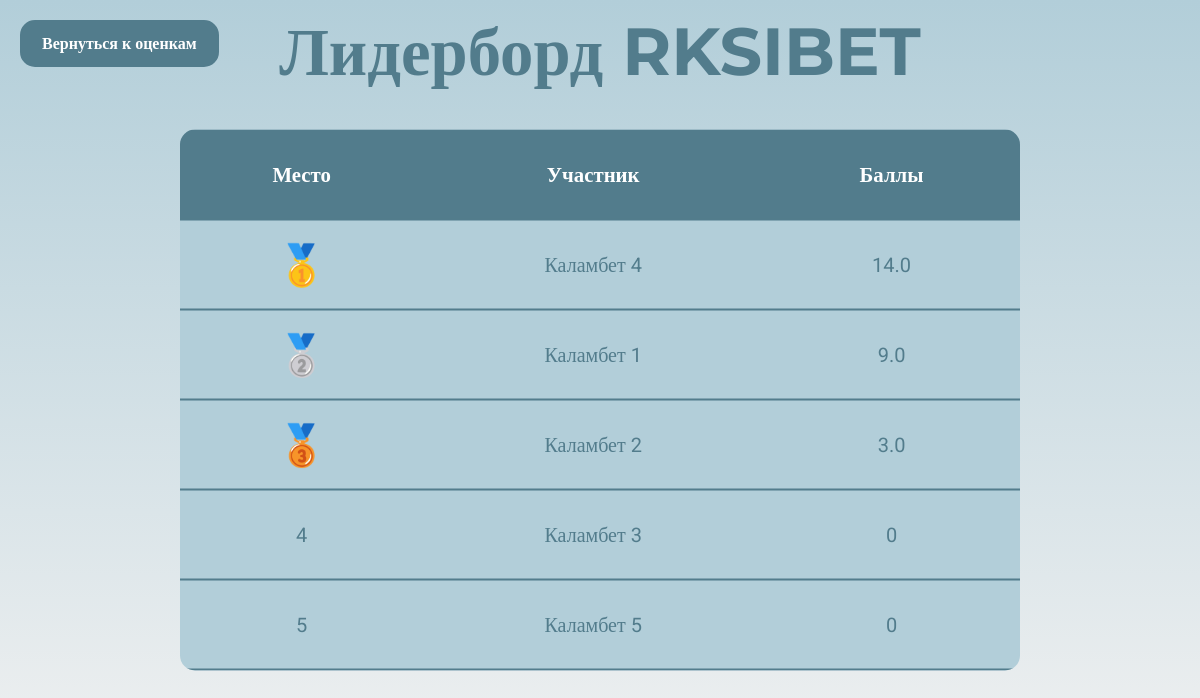
The app's page /leaderboard with its own data.
### tables this page shows
CREATE TABLE participants
                 (id INTEGER PRIMARY KEY, code TEXT, name TEXT);

### app.py (the view)
@app.route('/leaderboard')
def leaderboard():
    _, _, _, totals = get_scores()
    participants = get_db_connection().execute("SELECT * FROM participants ORDER BY id").fetchall()
    leaderboard = get_leaderboard(totals, participants)
    return render_template('leaderboard.html', leaderboard=leaderboard)

### app.py (called while the page is built)
def get_db_connection():
    conn = sqlite3.connect(DB, timeout=30)
    conn.row_factory = sqlite3.Row
    return conn

def get_leaderboard(totals, participants):
    leaderboard = []
    for p in participants:
        leaderboard.append({'name': p['name'], 'total': totals[p['id']]})
    leaderboard.sort(key=lambda x: x['total'], reverse=True)
    return leaderboard

### templates/leaderboard.html (shortened to what this page needs)
<!DOCTYPE html>
<html lang="ru">
<head>
<link rel="stylesheet" href="{{ url_for('static', filename='css/leaderboard.css') }}">
</head>
<body>
<a id="viewer-btn" href="{{ url_for('viewer') }}">Вернуться к оценкам</a>
<h1 id="banner">Лидерборд RKSIBET</h1>
<table id="leaderboard">
<tr>
    <th>Место</th>
    <th>Участник</th>
    <th>Баллы</th>
</tr>
{% for l in leaderboard %}
<tr id="lb-{{ l.name }}">
    <td>
        {% if loop.index == 1 %}<span class="medal">🥇</span>
        {% elif loop.index == 2 %}<span class="medal">🥈</span>
        {% elif loop.index == 3 %}<span class="medal">🥉</span>
        {% else %}{{ loop.index }}
        {% endif %}
    </td>
    <td>{{ l.name }}</td>
    <td>{{ l.total }}</td>
</tr>
{% endfor %}
</table>
</body>
</html>

### static/css/leaderboard.css (style rules this page uses)
body { background: linear-gradient(to top, #F2F2F2, #B2CED9); background-attachment: fixed; background-size: cover; min-height: 100vh; margin: 0; padding: 0; }
#banner { text-align: center; font-family: 'Montserrat'; color: #527C8C; font-size: 50pt; position: fixed; top: 0; left: 50%; transform: translateX(-50%); width: 100%; max-width: 1000px; padding: 10px; margin: 0 auto; }
#viewer-btn { position:absolute; top:20px; left:20px; width: auto; padding:12px 20px; background:#527C8C; color:#FFFFFF; font-family:'Roboto'; font-weight:bold; border:none; border-radius:15px; cursor:pointer; transition:0.6s; text-decoration: none; border: 2px #527C8C solid; }
table { justify-content: center; border-collapse:collapse; width:70%; max-width:900px; text-align:center; background:#B2CED9; border-radius:15px; overflow:hidden; position: fixed; top: 50%; left: 50%; transform: translate(-50%, -50%); }
th, td { padding:20px; border-bottom:2px solid #527C8C; transition: all 0.3s ease; font-family: 'Roboto'; color: #FFFFFF; }
th { background:#527C8C; font-size:1.3em; color:#FFFFFF; }
td { font-size:15pt; color: #527C8C; }
tr { height: 90px; }
.medal { font-size:2em; animation: medalBounce 0.6s ease; }

### records on screen
participants: name "Каламбет 4", total "14.0"
participants: name "Каламбет 1", total "9.0"
participants: name "Каламбет 2", total "3.0"
participants: name "Каламбет 3", total "0"
participants: name "Каламбет 5", total "0"
